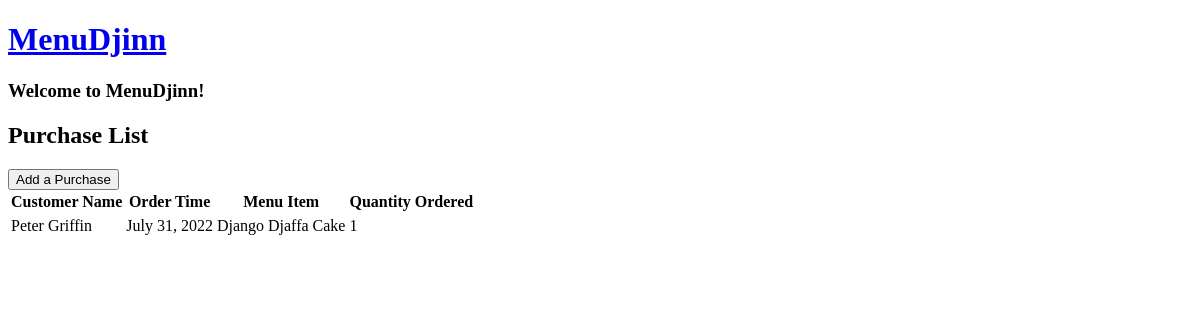
Before: /purchases/ (signed in) with the older database file.
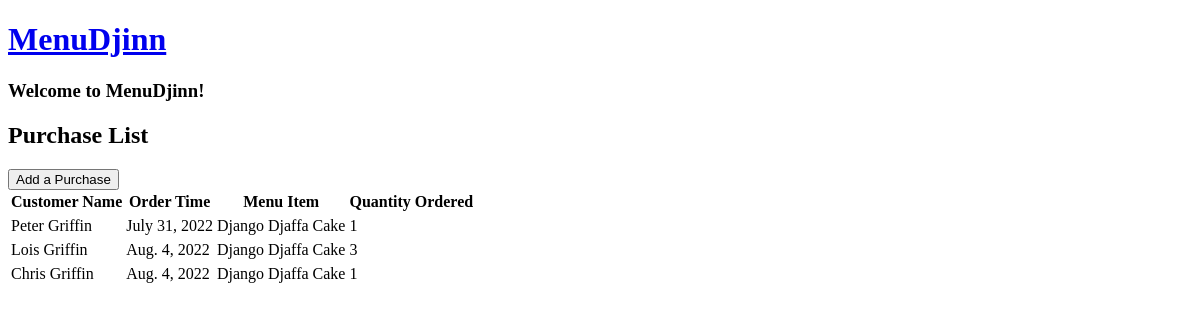
After: the same page with the newer database file.
### inventory/models.py (models this page shows, shortened)
class Purchase(models.Model):
    customer_name = models.CharField(max_length=50)
    purchase_timestamp = models.DateField(default=datetime.now())  # temp: default = now
    menu_item = models.ForeignKey(MenuItems, on_delete=models.CASCADE)
    order_quantity = models.PositiveIntegerField(default=0)
    purchase_price = models.FloatField(default=0)

class MenuItems(models.Model):
    item_name = models.CharField(max_length=50)
    item_description = models.CharField(max_length=50, default='')  # not required
    item_price = models.FloatField(default=0)
    def __str__(self):
        if self.item_description != '':
            return self.item_name
        else:
            return self.item_name + '\n' + self.item_description

### inventory/views.py (the view)
# urls.py: path('purchases/', views.PurchaseList.as_view(), name='purchaselist'),
class PurchaseList(LoginRequiredMixin, ListView):
    model = Purchase
    template_name = 'inventory/purchase_list.html'

### inventory/templates/inventory/purchase_list.html (shortened to what this page needs)
{% extends "./base.html" %}
{% block content %}
<h2>Purchase List</h2>
<a href="{% url 'purchasecreate' %}"><button class="btn">Add a Purchase</button></a>
<table id="purchases">
  <tr>
    <th>Customer Name</th>
    <th>Order Time</th>
    <th>Menu Item</th>
    <th>Quantity Ordered</th>
  </tr>
  {% for purchase in object_list %}
  <tr>
    <td>{{ purchase.customer_name }}</td>
    <td>{{ purchase.purchase_timestamp }}</td>
    <td>{{ purchase.menu_item }}</td>
    <td>{{ purchase.order_quantity }}</td>
  </tr>
    {% empty %}
    <td>No purchases yet</td>
  </tr>
  {% endfor %}
</table>
{% endblock %}

### inventory/templates/inventory/base.html
<!DOCTYPE html>
<head>
</head>
<body>
<a href="{% url 'home' %}"><h1>MenuDjinn</h1></a>
<h3>Welcome to MenuDjinn!</h3>
    {% block content %}
    {% endblock %}
</body>

Changed rows visible on the page:
added Purchase: customer_name "Lois Griffin", purchase_timestamp "Aug. 4, 2022", menu_item "Django Djaffa Cake", order_quantity "3"
added Purchase: customer_name "Chris Griffin", purchase_timestamp "Aug. 4, 2022", menu_item "Django Djaffa Cake", order_quantity "1"
